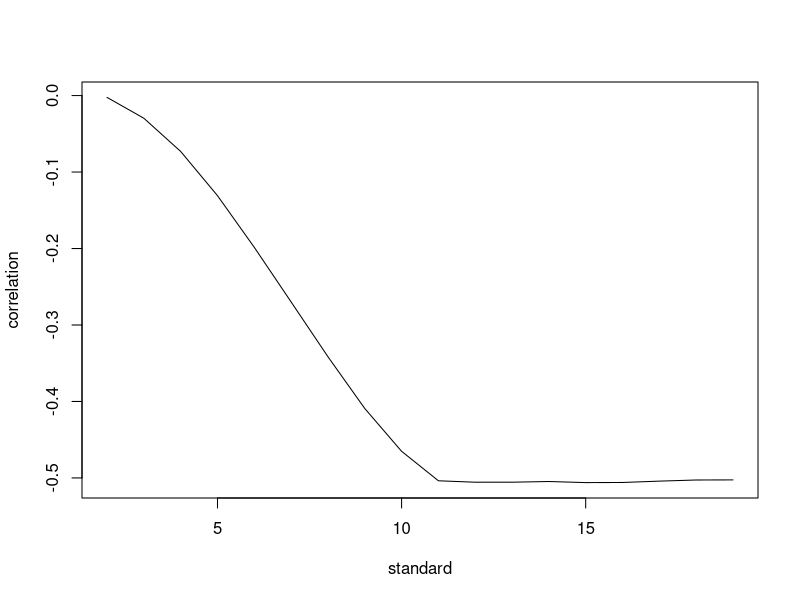

This chart was generated by the following R code:
## ---- chunk 1
.6+.5-(.6*.5) 
## ---- chunk 2
#Build the population
pop.size <- 100000

#We can sample from 1 to 10 using the sample function 
attractiveness <- sample(10, pop.size, replace = T)
personality <- sample(10, pop.size, replace = T)
dating.population <- data.frame(attractiveness,personality)
## ---- chunk 3

cor(attractiveness, personality)

## ---- chunk 4

subset(x = dating.population, dating.population$attractiveness + dating.population$personality >= 10)

## ---- chunk 5

standard <- 2:19
correlation <- rep(0, length(standard))
for(std in standard){
  swipe.right = subset(dating.population, (dating.population$attractiveness+dating.population$personality) >= std)
  correlation[std-1] <- cor(swipe.right$personality, swipe.right$attractiveness)
}
plot(standard,correlation, type="l")

## ---- chunk 6
.9 * (5*.9) + .1 * (5*.5)
## ---- chunk 7
.2 * (5*.9) + .8 * (5*.5)
## ---- chunk 8
(.05*.005)/(.05*.005 + .1 * .95)
## ---- chunk 9
(.25*.005)/(.25*.005 + .1 * .75)
## ---- chunk 10
(.9*.005)/(.9*.005 + .1 * .1)
